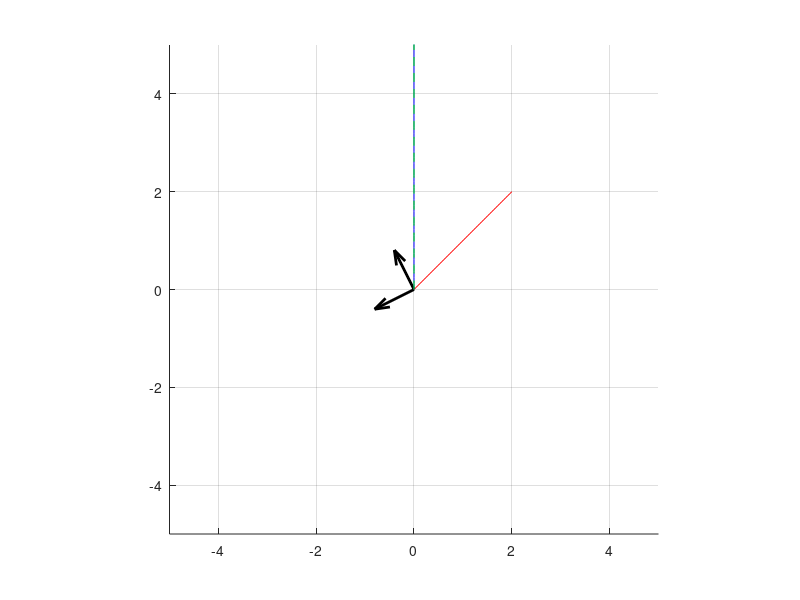
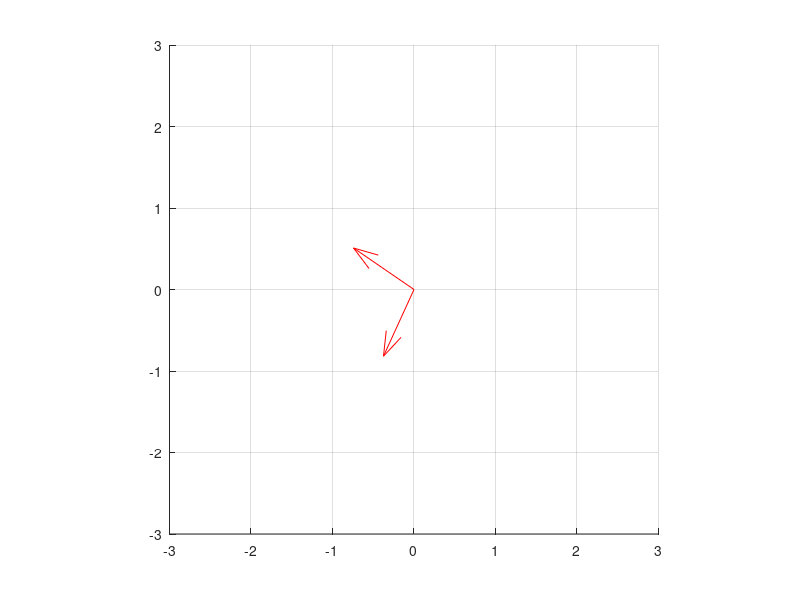
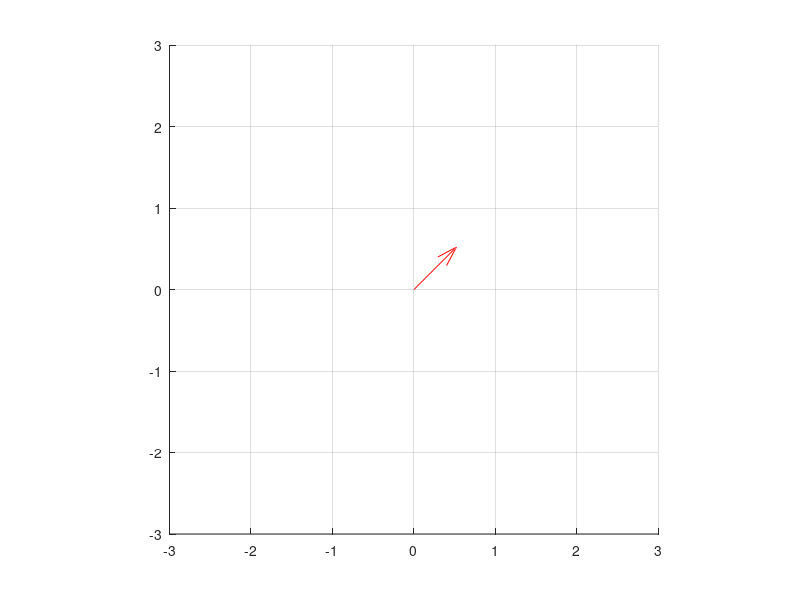

Here is the MATLAB script that generated these plots, in order: (Note: this script raises an error after producing the figures.)
%% A == V*D*inv(V)
clear; close all;
A = [2 -2;
    -2 5];
[V, D] = eig(A);

figure;
hold on; grid on;
axis([-5 5 -5 5]);
pbaspect([1 1 1]);

% Plot the eigenvectors
quiver(0, 0, V(1,1), V(2,1), 'k', 'LineWidth', 2);
quiver(0, 0, V(1,2), V(2,2), 'k', 'LineWidth', 2);

p = [linspace(0,2, 50);
    linspace(0,2, 50)];
q = A*p;
qq = (V*D*inv(V)) *p;

plot(p(1,:), p(1,:), 'r-');
plot(q(1,:), q(2,:), 'b-');
plot(qq(1,:), qq(2,:), 'g--');
%%
% eigen vector의 크기는 항상 1? >> yes
% eigen vector가 열인 행렬은 항상 회전행렬? >> no, eigen vector들의 내적이 0이 아님.

clear; close all;
A = [1 2 3;
     4 5 6;
     7 8 9;]; % V'*V != eye, det(V)=-0.96
A = [18 4;
     2 12];
A = [1 2;
    3 4;]; % V'*V != eye, det(V)=0.98
[V, D] = eig(A);
figure;
hold on; grid on;
axis([-3 3 -3 3]);
pbaspect([ 1 1 1]);

quiver(0, 0,V(1,1),V(2,1), 'r-');
quiver(0, 0,V(1,2),V(2,2), 'r-');

fprintf('-----------------------\n');
fprintf('V:\n');
disp(V);
fprintf('D:\n');
disp(D);
fprintf('V'' * V:\n');
disp(V' * V);
fprintf('Determinant of V: %f\n', det(V));

% Calculate the dot product of the first two eigenvectors
dot_product = dot(V(:,1), V(:,2));
fprintf('Dot product of V(:,1) and V(:,2): %f\n', dot_product);


%% 만약 eigen value가 허수라면?

%% 대각화 가능한가? 중근에 대해서
clear; close all;
A = [2 1 0;
     0 2 0;
     2 3 1;]; % >> (중근)3차원행렬인데, 대각화 불가능. 
% >> eigen vector 두개가 dependency하다.
% >> 대각화한 연산이 안된다 즉, A != VDV'

A = [0 0 -2;
     1 2  1;
     1 0  3;]; % >> (중근)3차원행렬인데, 대각화 가능.

A = [4 -2 2;
    -2  4 2;
     2  2 4;];
[V, D] = eig(A);

figure;
hold on; grid on;
axis([-3 3 -3 3 -3 3]);
pbaspect([1 1 1]);

% Plot the 3D quiver
ref=...
quiver3(0,0,0, V(1,1), V(2,1), V(3,1), 'r', linewidth=2, displayname='reference');
quiver3(0,0,0, V(1,2), V(2,2), V(3,2), 'r', linewidth=2);
quiver3(0,0,0, V(1,3), V(2,3), V(3,3), 'r', linewidth=2);


p = [linspace(0,2, 50);
     linspace(0,2, 50);
     linspace(0,2, 50);];
q = A*p;
r = (V*D*inv(V))*p;


pp=plot3(p(1,:), p(2,:), p(3,:), 'k-', displayname='정의역');
qq=plot3(q(1,:), q(2,:), q(3,:), 'b-', displayname='치역');
rr=plot3(r(1,:), r(2,:), r(3,:), 'g--', displayname="대각화한 치역");

legend([ref pp qq rr]);
xlabel('X-axis');
ylabel('Y-axis');
zlabel('Z-axis');
title('3D Quiver Plot');
view(3); % Set the view to 3D


fprintf('V:\n');
disp(V)
V(:,1)' * V(:,3); % 고유값이 다른 두 eigen vector의 곱은 0;

%% 연립 미분방정식
clear; close all;

syms x(t) y(t)
u = dsolve( ...
    diff(x)==7*x-10*y, ...
    diff(y)==3*x-4*y, ...
    x(0)==1, y(0)==0);

sol=[u.x; u.y]

%%
clear
imshow(imread('test.png'));
title('test');

figure
